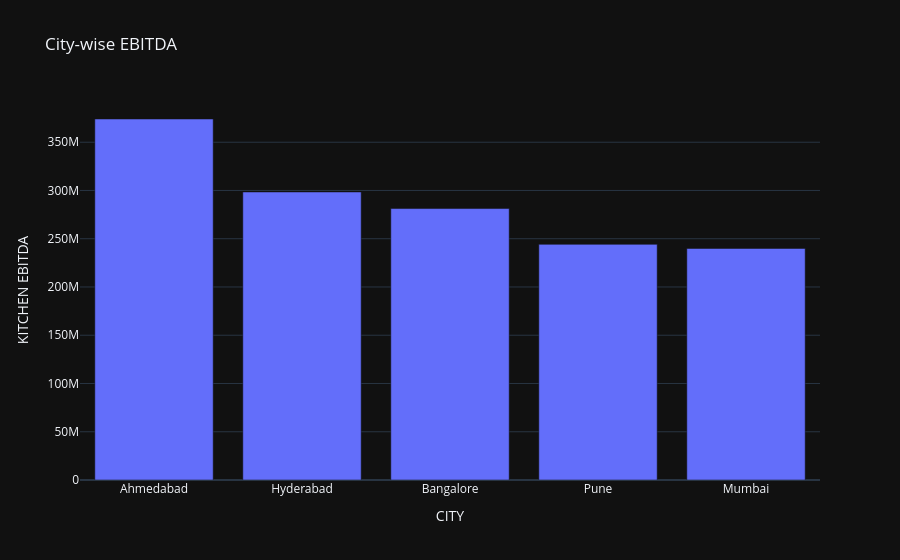

The cell this chart's notebook holds for it:
### Code cell
fig = px.bar(
    city_ebitda,
    x="CITY",
    y="KITCHEN EBITDA",
    title="City-wise EBITDA"
)

fig.show()

### Figure 1 — Plotly figure (JSON) as saved in the notebook; plotly's stock layout.template omitted (floating-point values rounded to 4 significant figures)
{"data": [{"alignmentgroup": "True", "hovertemplate": "CITY=%{x}<br>KITCHEN EBITDA=%{y}<extra></extra>", "legendgroup": "", "marker": {"color": "#636efa", "pattern": {"shape": ""}}, "name": "", "offsetgroup": "", "orientation": "v", "showlegend": false, "textposition": "auto", "x": ["Ahmedabad", "Hyderabad", "Bangalore", "Pune", "Mumbai"], "xaxis": "x", "y": [374100000.0, 298500000.0, 281300000.0, 244200000.0, 239900000.0], "yaxis": "y", "type": "bar"}], "layout": {"xaxis": {"anchor": "y", "domain": [0.0, 1.0], "title": {"text": "CITY"}}, "yaxis": {"anchor": "x", "domain": [0.0, 1.0], "title": {"text": "KITCHEN EBITDA"}}, "legend": {"tracegroupgap": 0}, "title": {"text": "City-wise EBITDA"}, "barmode": "relative"}}
